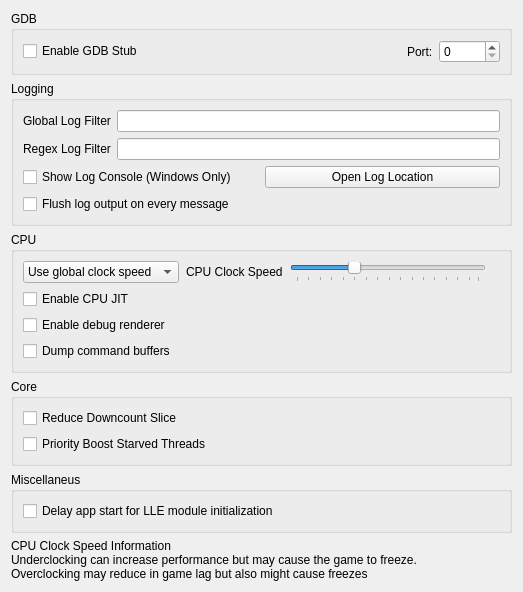
<?xml version="1.0" encoding="UTF-8"?>
<ui version="4.0">
 <class>ConfigureDebug</class>
 <widget class="QWidget" name="ConfigureDebug">
  <property name="geometry">
   <rect>
    <x>0</x>
    <y>0</y>
    <width>523</width>
    <height>458</height>
   </rect>
  </property>
  <property name="windowTitle">
   <string>Form</string>
  </property>
  <layout class="QVBoxLayout" name="verticalLayout_1">
   <item>
    <layout class="QVBoxLayout" name="verticalLayout_2">
     <item>
      <widget class="QGroupBox" name="groupBox">
       <property name="title">
        <string>GDB</string>
       </property>
       <layout class="QVBoxLayout" name="verticalLayout_3">
        <item>
         <layout class="QHBoxLayout" name="horizontalLayout_1">
          <item>
           <widget class="QCheckBox" name="toggle_gdbstub">
            <property name="text">
             <string>Enable GDB Stub</string>
            </property>
           </widget>
          </item>
          <item>
           <spacer name="horizontalSpacer">
            <property name="orientation">
             <enum>Qt::Horizontal</enum>
            </property>
            <property name="sizeHint" stdset="0">
             <size>
              <width>40</width>
              <height>20</height>
             </size>
            </property>
           </spacer>
          </item>
          <item>
           <widget class="QLabel" name="label_2">
            <property name="text">
             <string>Port:</string>
            </property>
           </widget>
          </item>
          <item>
           <widget class="QSpinBox" name="gdbport_spinbox">
            <property name="maximum">
             <number>65536</number>
            </property>
           </widget>
          </item>
         </layout>
        </item>
       </layout>
      </widget>
     </item>
    </layout>
   </item>
   <item>
    <widget class="QGroupBox" name="groupBox_2">
     <property name="title">
      <string>Logging</string>
     </property>
     <layout class="QVBoxLayout" name="verticalLayout">
      <item>
       <layout class="QHBoxLayout" name="horizontalLayout">
        <item>
         <widget class="QLabel" name="label">
          <property name="text">
           <string>Global Log Filter</string>
          </property>
         </widget>
        </item>
        <item>
         <widget class="QLineEdit" name="log_filter_edit"/>
        </item>
       </layout>
      </item>
      <item>
       <layout class="QHBoxLayout" name="horizontalLayout1">
        <item>
         <widget class="QLabel" name="label_3">
          <property name="text">
           <string>Regex Log Filter</string>
          </property>
         </widget>
        </item>
        <item>
         <widget class="QLineEdit" name="log_regex_filter_edit"/>
        </item>
       </layout>
      </item>
      <item>
       <layout class="QHBoxLayout" name="horizontalLayout2">
        <item>
         <widget class="QCheckBox" name="toggle_console">
          <property name="text">
           <string>Show Log Console (Windows Only)</string>
          </property>
         </widget>
        </item>
        <item>
         <widget class="QPushButton" name="open_log_button">
          <property name="text">
           <string>Open Log Location</string>
          </property>
         </widget>
        </item>
       </layout>
      </item>
      <item>
        <widget class="QCheckBox" name="instant_debug_log">
          <property name="text">
            <string>Flush log output on every message</string>
          </property>
          <property name="toolTip">
            <string>&lt;html&gt;&lt;body&gt;Immediately commits the debug log to file. Use this if mandarine crashes and the log output is being cut.&lt;br&gt;Enabling this feature will decrease performance, only use it for debugging purposes.&lt;/body&gt;&lt;/html&gt;</string>
          </property>
        </widget>
      </item>
     </layout>
    </widget>
   </item>
   <item>
    <widget class="QGroupBox" name="groupBox_4">
     <property name="title">
      <string>CPU</string>
     </property>
     <layout class="QGridLayout" name="clock_speed_GLayout">
      <item row="1" column="0">
       <widget class="QWidget" name="clock_speed_widget" native="true">
        <layout class="QHBoxLayout" name="clock_speed_layout">
         <property name="spacing">
          <number>7</number>
         </property>
         <property name="leftMargin">
          <number>0</number>
         </property>
         <property name="topMargin">
          <number>0</number>
         </property>
         <property name="rightMargin">
          <number>0</number>
         </property>
         <property name="bottomMargin">
          <number>0</number>
         </property>
         <item>
          <widget class="QComboBox" name="clock_speed_combo">
           <item>
            <property name="text">
             <string>Use global clock speed</string>
            </property>
           </item>
           <item>
            <property name="text">
             <string>Set clock speed:</string>
            </property>
           </item>
          </widget>
         </item>
         <item>
          <widget class="QLabel" name="clock_speed_label">
           <property name="text">
            <string>CPU Clock Speed</string>
           </property>
          </widget>
         </item>
         <item>
          <widget class="QSlider" name="slider_clock_speed">
           <property name="toolTip">
            <string>&lt;html&gt;&lt;body&gt;Changes the emulated CPU clock frequency.&lt;br&gt;Underclocking can increase performance but may cause the game to freeze.&lt;br&gt;Overclocking may reduce in game lag but also might cause freezes&lt;/body&gt;&lt;/html&gt;</string>
           </property>
           <property name="minimum">
            <number>0</number>
           </property>
           <property name="maximum">
            <number>79</number>
           </property>
           <property name="singleStep">
            <number>5</number>
           </property>
           <property name="pageStep">
            <number>15</number>
           </property>
           <property name="value">
            <number>25</number>
           </property>
           <property name="orientation">
            <enum>Qt::Horizontal</enum>
           </property>
           <property name="tickPosition">
            <enum>QSlider::TicksBelow</enum>
           </property>
          </widget>
         </item>
         <item>
          <widget class="QLabel" name="clock_display_label">
           <property name="text">
            <string/>
           </property>
           <property name="alignment">
            <set>Qt::AlignRight|Qt::AlignTrailing|Qt::AlignVCenter</set>
           </property>
          </widget>
         </item>
        </layout>
       </widget>
      </item>
      <item row="2" column="0">
       <widget class="QCheckBox" name="toggle_cpu_jit">
        <property name="toolTip">
         <string>&lt;html&gt;&lt;head/&gt;&lt;body&gt;&lt;p&gt;Enables the use of the ARM JIT compiler for emulating the 3DS CPUs. Don't disable unless for debugging purposes&lt;/p&gt;&lt;/body&gt;&lt;/html&gt;</string>
        </property>
        <property name="text">
         <string>Enable CPU JIT</string>
        </property>
       </widget>
      </item>
      <item row="3" column="0">
       <widget class="QCheckBox" name="toggle_renderer_debug">
        <property name="text">
         <string>Enable debug renderer</string>
        </property>
       </widget>
      </item>
      <item row="4" column="0">
       <widget class="QCheckBox" name="toggle_dump_command_buffers">
        <property name="text">
         <string>Dump command buffers</string>
        </property>
       </widget>
      </item>
     </layout>
    </widget>
   </item>
   <item>
    <widget class="QGroupBox" name="groupBox_5">
     <property name="title">
      <string>Core</string>
     </property>
     <layout class="QGridLayout" name="gridLayout_3">
      <item row="1" column="0">
       <widget class="QCheckBox" name="toggle_reduce_downcount_slice">
        <property name="toolTip">
         <string>&lt;html&gt;&lt;head/&gt;&lt;body&gt;&lt;p&gt;Reduces core timing downcount to a smaller time slice, reducing CPU usage. This may improve the performance for GPU heavy games, but if the game is CPU hungry, it may cause a performance hit.&lt;/p&gt;&lt;/body&gt;&lt;/html&gt;</string>
        </property>
        <property name="text">
         <string>Reduce Downcount Slice</string>
        </property>
       </widget>
      </item>
      <item row="2" column="0">
       <widget class="QCheckBox" name="toggle_priority_boost_starved_threads">
        <property name="toolTip">
         <string>&lt;html&gt;&lt;head/&gt;&lt;body&gt;&lt;p&gt;Boost low priority starved threads during kernel rescheduling. This may improve the performance.&lt;/p&gt;&lt;/body&gt;&lt;/html&gt;</string>
        </property>
        <property name="text">
         <string>Priority Boost Starved Threads</string>
        </property>
       </widget>
      </item>
     </layout>
    </widget>
   </item>
    <item>
      <widget class="QGroupBox" name="groupBox_6">
        <property name="title">
          <string>Miscellaneus</string>
        </property>
        <layout class="QGridLayout" name="gridLayout_4">
          <item row="1" column="0">
            <widget class="QCheckBox" name="delay_start_for_lle_modules">
              <property name="toolTip">
                <string>&lt;html&gt;&lt;head/&gt;&lt;body&gt;&lt;p&gt;Introduces a delay to the first ever launched app thread if LLE modules are enabled, to allow them to initialize.&lt;/p&gt;&lt;/body&gt;&lt;/html&gt;</string>
              </property>
              <property name="text">
                <string>Delay app start for LLE module initialization</string>
              </property>
            </widget>
          </item>
        </layout>
      </widget>
    </item>
   <item>
    <widget class="QLabel" name="label_cpu_clock_info">
     <property name="text">
      <string>&lt;html&gt;&lt;head/&gt;&lt;body&gt;&lt;p&gt;CPU Clock Speed Information&lt;br/&gt;Underclocking can increase performance but may cause the game to freeze.&lt;br/&gt;Overclocking may reduce in game lag but also might cause freezes&lt;/p&gt;&lt;/body&gt;&lt;/html&gt;</string>
     </property>
     <property name="textFormat">
      <enum>Qt::RichText</enum>
     </property>
    </widget>
   </item>
   <item>
    <spacer name="verticalSpacer">
     <property name="orientation">
      <enum>Qt::Vertical</enum>
     </property>
     <property name="sizeHint" stdset="0">
      <size>
       <width>20</width>
       <height>40</height>
      </size>
     </property>
    </spacer>
   </item>
  </layout>
 </widget>
 <tabstops>
  <tabstop>toggle_gdbstub</tabstop>
  <tabstop>gdbport_spinbox</tabstop>
  <tabstop>log_filter_edit</tabstop>
  <tabstop>toggle_console</tabstop>
  <tabstop>open_log_button</tabstop>
 </tabstops>
 <resources/>
 <connections>
  <connection>
   <sender>toggle_gdbstub</sender>
   <signal>toggled(bool)</signal>
   <receiver>gdbport_spinbox</receiver>
   <slot>setEnabled(bool)</slot>
   <hints>
    <hint type="sourcelabel">
     <x>84</x>
     <y>157</y>
    </hint>
    <hint type="destinationlabel">
     <x>342</x>
     <y>158</y>
    </hint>
   </hints>
  </connection>
 </connections>
</ui>
